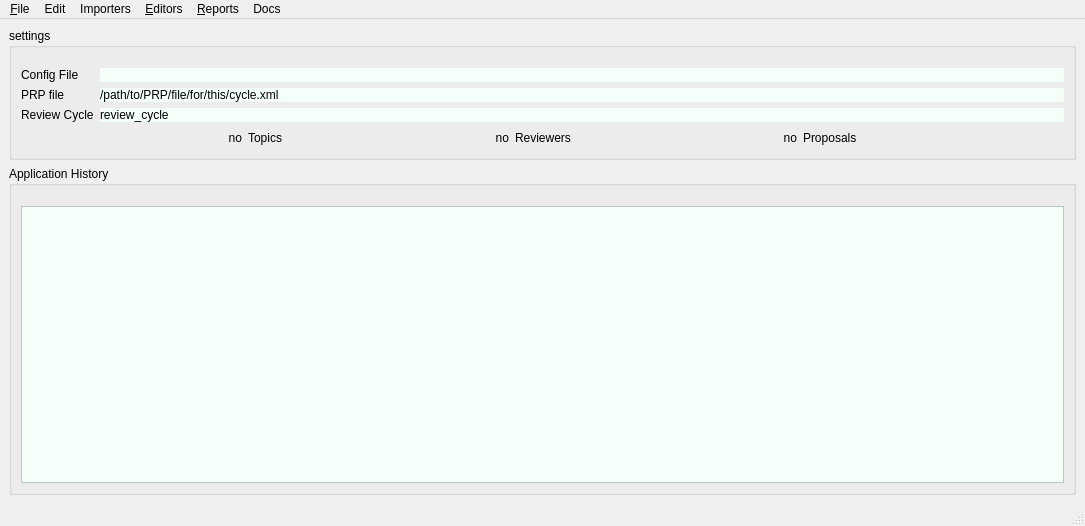
<?xml version="1.0" encoding="UTF-8"?>
<ui version="4.0">
 <class>MainWindow</class>
 <widget class="QMainWindow" name="MainWindow">
  <property name="geometry">
   <rect>
    <x>0</x>
    <y>0</y>
    <width>1085</width>
    <height>526</height>
   </rect>
  </property>
  <property name="windowTitle">
   <string>Assign_GUP main window</string>
  </property>
  <widget class="QWidget" name="centralwidget">
   <layout class="QVBoxLayout" name="verticalLayout">
    <item>
     <widget class="QGroupBox" name="settings_box">
      <property name="title">
       <string>settings</string>
      </property>
      <layout class="QGridLayout" name="gridLayout">
       <property name="topMargin">
        <number>20</number>
       </property>
       <item row="0" column="0">
        <layout class="QFormLayout" name="formLayout">
         <property name="fieldGrowthPolicy">
          <enum>QFormLayout::AllNonFixedFieldsGrow</enum>
         </property>
         <item row="0" column="0">
          <widget class="QLabel" name="label_2">
           <property name="text">
            <string>Config File</string>
           </property>
          </widget>
         </item>
         <item row="0" column="1">
          <widget class="QLabel" name="rcfile">
           <property name="styleSheet">
            <string notr="true">background: #F5FFFA</string>
           </property>
           <property name="text">
            <string/>
           </property>
          </widget>
         </item>
         <item row="2" column="0">
          <widget class="QLabel" name="label_3">
           <property name="text">
            <string>PRP file</string>
           </property>
          </widget>
         </item>
         <item row="2" column="1">
          <widget class="QLabel" name="prp_file">
           <property name="styleSheet">
            <string notr="true">background: #F5FFFA</string>
           </property>
           <property name="text">
            <string>/path/to/PRP/file/for/this/cycle.xml</string>
           </property>
          </widget>
         </item>
         <item row="3" column="0">
          <widget class="QLabel" name="label">
           <property name="text">
            <string>Review Cycle</string>
           </property>
          </widget>
         </item>
         <item row="3" column="1">
          <widget class="QLabel" name="review_cycle">
           <property name="styleSheet">
            <string notr="true">background: #F5FFFA</string>
           </property>
           <property name="text">
            <string>review_cycle</string>
           </property>
          </widget>
         </item>
        </layout>
       </item>
       <item row="1" column="0">
        <layout class="QHBoxLayout" name="horizontalLayout">
         <item>
          <spacer name="horizontalSpacer_3">
           <property name="orientation">
            <enum>Qt::Horizontal</enum>
           </property>
           <property name="sizeHint" stdset="0">
            <size>
             <width>40</width>
             <height>20</height>
            </size>
           </property>
          </spacer>
         </item>
         <item>
          <widget class="QLabel" name="num_topics">
           <property name="text">
            <string>no</string>
           </property>
           <property name="alignment">
            <set>Qt::AlignRight|Qt::AlignTrailing|Qt::AlignVCenter</set>
           </property>
          </widget>
         </item>
         <item>
          <widget class="QLabel" name="label_6">
           <property name="text">
            <string>Topics</string>
           </property>
          </widget>
         </item>
         <item>
          <spacer name="horizontalSpacer_2">
           <property name="orientation">
            <enum>Qt::Horizontal</enum>
           </property>
           <property name="sizeHint" stdset="0">
            <size>
             <width>40</width>
             <height>20</height>
            </size>
           </property>
          </spacer>
         </item>
         <item>
          <widget class="QLabel" name="num_reviewers">
           <property name="text">
            <string>no</string>
           </property>
           <property name="alignment">
            <set>Qt::AlignRight|Qt::AlignTrailing|Qt::AlignVCenter</set>
           </property>
          </widget>
         </item>
         <item>
          <widget class="QLabel" name="label_9">
           <property name="text">
            <string>Reviewers</string>
           </property>
          </widget>
         </item>
         <item>
          <spacer name="horizontalSpacer">
           <property name="orientation">
            <enum>Qt::Horizontal</enum>
           </property>
           <property name="sizeHint" stdset="0">
            <size>
             <width>40</width>
             <height>20</height>
            </size>
           </property>
          </spacer>
         </item>
         <item>
          <widget class="QLabel" name="num_proposals">
           <property name="text">
            <string>no</string>
           </property>
           <property name="alignment">
            <set>Qt::AlignRight|Qt::AlignTrailing|Qt::AlignVCenter</set>
           </property>
          </widget>
         </item>
         <item>
          <widget class="QLabel" name="label_4">
           <property name="text">
            <string>Proposals</string>
           </property>
          </widget>
         </item>
         <item>
          <spacer name="horizontalSpacer_4">
           <property name="orientation">
            <enum>Qt::Horizontal</enum>
           </property>
           <property name="sizeHint" stdset="0">
            <size>
             <width>40</width>
             <height>20</height>
            </size>
           </property>
          </spacer>
         </item>
        </layout>
       </item>
      </layout>
     </widget>
    </item>
    <item>
     <layout class="QVBoxLayout" name="verticalLayout_2">
      <item>
       <widget class="QGroupBox" name="groupBox">
        <property name="title">
         <string>Application History</string>
        </property>
        <layout class="QVBoxLayout" name="verticalLayout_3">
         <property name="topMargin">
          <number>20</number>
         </property>
         <item>
          <widget class="QPlainTextEdit" name="history">
           <property name="minimumSize">
            <size>
             <width>0</width>
             <height>100</height>
            </size>
           </property>
           <property name="styleSheet">
            <string notr="true">background: #F5FFFA</string>
           </property>
           <property name="lineWrapMode">
            <enum>QPlainTextEdit::NoWrap</enum>
           </property>
           <property name="readOnly">
            <bool>true</bool>
           </property>
          </widget>
         </item>
        </layout>
       </widget>
      </item>
     </layout>
    </item>
   </layout>
  </widget>
  <widget class="QMenuBar" name="menubar">
   <property name="geometry">
    <rect>
     <x>0</x>
     <y>0</y>
     <width>1085</width>
     <height>31</height>
    </rect>
   </property>
   <widget class="QMenu" name="menuFile">
    <property name="title">
     <string>&amp;File</string>
    </property>
    <addaction name="actionNew_PRP_Project"/>
    <addaction name="separator"/>
    <addaction name="actionOpen"/>
    <addaction name="actionSave"/>
    <addaction name="actionSaveAs"/>
    <addaction name="separator"/>
    <addaction name="actionReset_settings"/>
    <addaction name="separator"/>
    <addaction name="actionExit"/>
   </widget>
   <widget class="QMenu" name="menuDocs">
    <property name="title">
     <string>Docs</string>
    </property>
    <addaction name="actionAgupInfo"/>
   </widget>
   <widget class="QMenu" name="menuEdit">
    <property name="title">
     <string>Edit</string>
    </property>
    <addaction name="actionUndo"/>
    <addaction name="separator"/>
    <addaction name="actionCut"/>
    <addaction name="actionCopy"/>
    <addaction name="actionPaste"/>
    <addaction name="separator"/>
    <addaction name="actionSelect_All"/>
   </widget>
   <widget class="QMenu" name="menuReports">
    <property name="title">
     <string>&amp;Reports</string>
    </property>
    <addaction name="actionSummary"/>
    <addaction name="separator"/>
    <addaction name="actionAssignments"/>
    <addaction name="actionAnalysis_grid"/>
    <addaction name="separator"/>
    <addaction name="actionLetters"/>
   </widget>
   <widget class="QMenu" name="menuImporters">
    <property name="title">
     <string>Importers</string>
    </property>
    <addaction name="actionImport_Topics"/>
    <addaction name="actionImport_Reviewers"/>
    <addaction name="actionImport_Proposals"/>
   </widget>
   <widget class="QMenu" name="menuEditors">
    <property name="title">
     <string>&amp;Editors</string>
    </property>
    <addaction name="actionEdit_Topics"/>
    <addaction name="actionEdit_Reviewers"/>
    <addaction name="actionEdit_proposals"/>
    <addaction name="separator"/>
    <addaction name="actionEdit_Email_Template"/>
    <addaction name="separator"/>
    <addaction name="actionAutomated_assignment"/>
    <addaction name="separator"/>
    <addaction name="actionUnassign_all_proposals"/>
   </widget>
   <addaction name="menuFile"/>
   <addaction name="menuEdit"/>
   <addaction name="menuImporters"/>
   <addaction name="menuEditors"/>
   <addaction name="menuReports"/>
   <addaction name="menuDocs"/>
  </widget>
  <widget class="QStatusBar" name="statusbar"/>
  <action name="actionAgupInfo">
   <property name="text">
    <string>AGUP Info ...</string>
   </property>
   <property name="toolTip">
    <string>AGUP info, docs, and license</string>
   </property>
  </action>
  <action name="actionExit">
   <property name="text">
    <string>E&amp;xit</string>
   </property>
  </action>
  <action name="actionOpen">
   <property name="text">
    <string>&amp;Open PRP file ...</string>
   </property>
   <property name="toolTip">
    <string>Open PRP File</string>
   </property>
   <property name="shortcut">
    <string>Ctrl+O</string>
   </property>
  </action>
  <action name="actionNew_PRP_Project">
   <property name="text">
    <string>New PRP Project ...</string>
   </property>
   <property name="toolTip">
    <string>New PRP Project</string>
   </property>
   <property name="shortcut">
    <string>Ctrl+N</string>
   </property>
  </action>
  <action name="actionSave_settings">
   <property name="text">
    <string>Save settings</string>
   </property>
   <property name="shortcut">
    <string>Ctrl+Alt+S</string>
   </property>
  </action>
  <action name="actionImport_Proposals">
   <property name="text">
    <string>&amp;Import Proposals ...</string>
   </property>
   <property name="toolTip">
    <string>Import Proposals</string>
   </property>
  </action>
  <action name="actionSave">
   <property name="text">
    <string>&amp;Save</string>
   </property>
   <property name="shortcut">
    <string>Ctrl+S</string>
   </property>
  </action>
  <action name="actionSaveAs">
   <property name="text">
    <string>Save &amp;As ...</string>
   </property>
  </action>
  <action name="actionEdit_Topics">
   <property name="text">
    <string>Edit Topics ...</string>
   </property>
   <property name="shortcut">
    <string>Ctrl+T</string>
   </property>
  </action>
  <action name="actionEdit_proposals">
   <property name="text">
    <string>Edit Proposals ...</string>
   </property>
   <property name="shortcut">
    <string>Ctrl+E</string>
   </property>
  </action>
  <action name="actionEdit_Reviewers">
   <property name="text">
    <string>Edit Reviewers ...</string>
   </property>
   <property name="shortcut">
    <string>Ctrl+R</string>
   </property>
  </action>
  <action name="actionImport_Reviewers">
   <property name="text">
    <string>Import Reviewers ...</string>
   </property>
  </action>
  <action name="actionReset_settings">
   <property name="text">
    <string>Reset Settings</string>
   </property>
  </action>
  <action name="actionImport_Topics">
   <property name="text">
    <string>Import Topics ...</string>
   </property>
  </action>
  <action name="actionUndo">
   <property name="text">
    <string>Undo</string>
   </property>
   <property name="shortcut">
    <string>Ctrl+Z</string>
   </property>
  </action>
  <action name="actionCut">
   <property name="text">
    <string>Cut</string>
   </property>
   <property name="shortcut">
    <string>Ctrl+X</string>
   </property>
  </action>
  <action name="actionCopy">
   <property name="text">
    <string>Copy</string>
   </property>
   <property name="shortcut">
    <string>Ctrl+C</string>
   </property>
  </action>
  <action name="actionPaste">
   <property name="text">
    <string>Paste</string>
   </property>
   <property name="shortcut">
    <string>Ctrl+V</string>
   </property>
  </action>
  <action name="actionSelect_All">
   <property name="text">
    <string>Select All</string>
   </property>
   <property name="shortcut">
    <string>Ctrl+A</string>
   </property>
  </action>
  <action name="actionSummary">
   <property name="text">
    <string>Summary ...</string>
   </property>
  </action>
  <action name="actionLetters">
   <property name="text">
    <string>Email Letters ...</string>
   </property>
  </action>
  <action name="actionAssignments">
   <property name="text">
    <string>Assignments ...</string>
   </property>
  </action>
  <action name="actionAnalysis_grid">
   <property name="text">
    <string>Analysis grid ...</string>
   </property>
  </action>
  <action name="actionEdit_Email_Template">
   <property name="text">
    <string>Edit Email Template ...</string>
   </property>
  </action>
  <action name="actionAutomated_assignment">
   <property name="text">
    <string>automated assignment ...</string>
   </property>
  </action>
  <action name="actionUnassign_all_proposals">
   <property name="text">
    <string>unassign all proposals ...</string>
   </property>
   <property name="toolTip">
    <string>unassign all reviewers from all proposals</string>
   </property>
  </action>
 </widget>
 <resources/>
 <connections/>
</ui>
